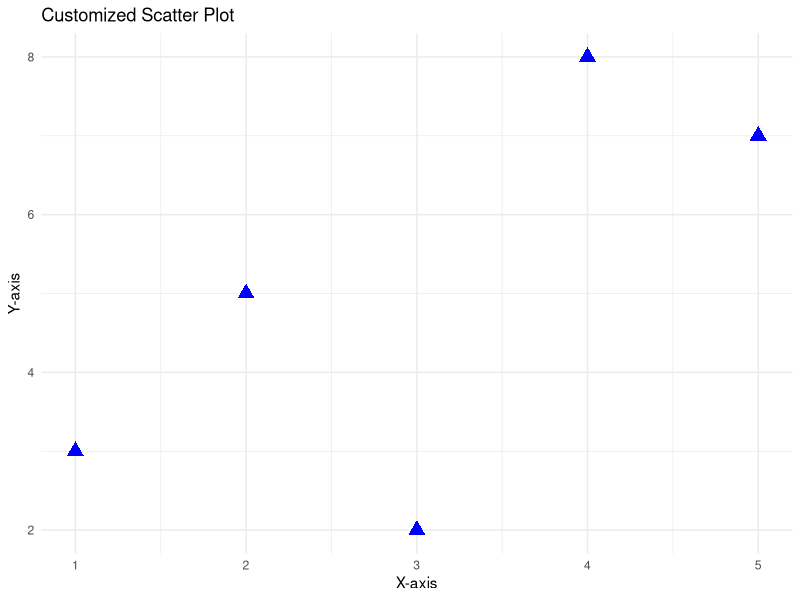

The R source for this figure:
# Load ggplot2 package
library(ggplot2)

# Sample data
df <- data.frame(
  x = c(1, 2, 3, 4, 5),
  y = c(3, 5, 2, 8, 7)
)

# Scatter plot with custom size and shape for points
ggplot(df, aes(x = x, y = y)) +
  geom_point(size = 4, shape = 17, color = "blue") +  # Adjust size and shape
  labs(title = "Customized Scatter Plot",
       x = "X-axis",
       y = "Y-axis") +
  theme_minimal()
